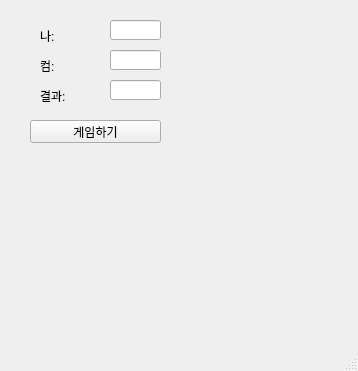
<?xml version="1.0" encoding="UTF-8"?>
<ui version="4.0">
 <class>MainWindow</class>
 <widget class="QMainWindow" name="MainWindow">
  <property name="geometry">
   <rect>
    <x>0</x>
    <y>0</y>
    <width>358</width>
    <height>371</height>
   </rect>
  </property>
  <property name="windowTitle">
   <string>MainWindow</string>
  </property>
  <widget class="QWidget" name="centralwidget">
   <widget class="QLabel" name="lbl_mine">
    <property name="geometry">
     <rect>
      <x>40</x>
      <y>30</y>
      <width>56</width>
      <height>12</height>
     </rect>
    </property>
    <property name="text">
     <string>나:</string>
    </property>
   </widget>
   <widget class="QLabel" name="lbl_com">
    <property name="geometry">
     <rect>
      <x>40</x>
      <y>60</y>
      <width>56</width>
      <height>12</height>
     </rect>
    </property>
    <property name="text">
     <string>컴:</string>
    </property>
   </widget>
   <widget class="QLabel" name="lbl_result">
    <property name="geometry">
     <rect>
      <x>40</x>
      <y>90</y>
      <width>56</width>
      <height>12</height>
     </rect>
    </property>
    <property name="text">
     <string>결과:</string>
    </property>
   </widget>
   <widget class="QLineEdit" name="le_mine">
    <property name="geometry">
     <rect>
      <x>110</x>
      <y>20</y>
      <width>51</width>
      <height>20</height>
     </rect>
    </property>
   </widget>
   <widget class="QLineEdit" name="le_com">
    <property name="geometry">
     <rect>
      <x>110</x>
      <y>50</y>
      <width>51</width>
      <height>20</height>
     </rect>
    </property>
   </widget>
   <widget class="QLineEdit" name="le_result">
    <property name="geometry">
     <rect>
      <x>110</x>
      <y>80</y>
      <width>51</width>
      <height>20</height>
     </rect>
    </property>
   </widget>
   <widget class="QPushButton" name="pb">
    <property name="geometry">
     <rect>
      <x>30</x>
      <y>120</y>
      <width>131</width>
      <height>23</height>
     </rect>
    </property>
    <property name="text">
     <string>게임하기</string>
    </property>
   </widget>
  </widget>
  <widget class="QMenuBar" name="menubar">
   <property name="geometry">
    <rect>
     <x>0</x>
     <y>0</y>
     <width>358</width>
     <height>21</height>
    </rect>
   </property>
  </widget>
  <widget class="QStatusBar" name="statusbar"/>
 </widget>
 <resources/>
 <connections/>
</ui>
